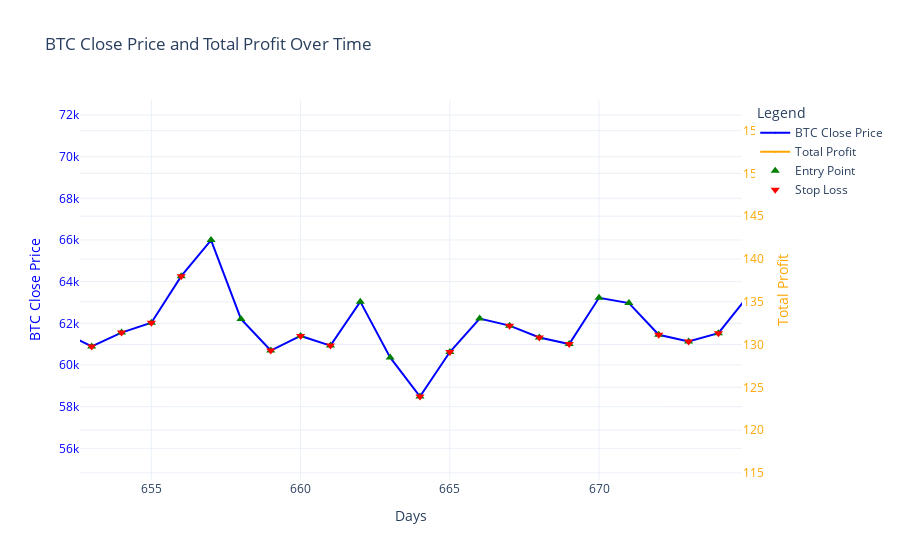

Notebook code for this chart:
### Code cell
import numpy as np
import pandas as pd
import plotly.graph_objects as go

class BTCProfitPlot:
    def __init__(self, data, btc_close):
        self.data = data
        self.btc_close = btc_close

    def plot(self):
        # Przygotowanie danych do wykresu
        days = [entry['day'] for entry in self.data]
        profits = [entry['total_profit'] for entry in self.data]

        # Wykres w Plotly
        fig = go.Figure()

        # Dodajemy ślad dla kursu BTC
        fig.add_trace(go.Scatter(
            x=days,
            y=self.btc_close[:len(days)],  # Upewniamy się, że długości są zgodne
            mode='lines+markers',
            name='BTC Close Price',
            line=dict(color='blue'),
            marker=dict(size=2),
            yaxis='y1'  # Użycie pierwszej osi Y
        ))

        # Dodajemy ślad dla total profit
        fig.add_trace(go.Scatter(
            x=days,
            y=profits,
            mode='lines+markers',
            name='Total Profit',
            line=dict(color='orange'),
            marker=dict(size=2),
            yaxis='y2'  # Użycie drugiej osi Y
        ))

        # Dodawanie punktów oznaczających momenty wejścia i SL
        entry_days = [i for i, entry in enumerate(self.data) if entry['total_btc'] > 0]
        sl_days = [i for i, entry in enumerate(self.data) if entry['sl_price'] is not None and self.btc_close[i] <= entry['sl_price']]

        # Oznaczenie momentów wejścia (zielony trójkąt)
        fig.add_trace(go.Scatter(
            x=entry_days,
            y=[self.btc_close[day] for day in entry_days],
            mode='markers',
            name='Entry Point',
            marker=dict(color='green', symbol='triangle-up', size=8),
            yaxis='y1'
        ))

        # Oznaczenie momentów SL (czerwony okrąg)
        fig.add_trace(go.Scatter(
            x=sl_days,
            y=[self.btc_close[day] for day in sl_days],
            mode='markers',
            name='Stop Loss',
            marker=dict(color='red', symbol='triangle-down', size=8),
            yaxis='y1'
        ))

        # Ustawienia wykresu
        fig.update_layout(
            title='BTC Close Price and Total Profit Over Time',
            xaxis_title='Days',
            yaxis_title='BTC Close Price',
            yaxis=dict(
                title='BTC Close Price',
                titlefont=dict(color='blue'),
                tickfont=dict(color='blue'),
                side='left'
            ),
            yaxis2=dict(
                title='Total Profit',
                titlefont=dict(color='orange'),
                tickfont=dict(color='orange'),
                overlaying='y',
                side='right'
            ),
            legend_title='Legend',
            template='plotly_white',
            hovermode='x unified'
        )

        # Wyświetlenie wykresu
        fig.show()

# Zakładamy, że btc_close jest już zdefiniowane
btc_close = df['Close'].to_numpy()

# Inicjalizacja strategii i testowanie
strategy = BTCProfitStrategy(btc_close, fee, initial_sl_percentage, trailing_stop_percentage, activation_level_percentage)
strategy.test_strategy()
total_profit, total_trades, data = strategy.get_results()

# Tworzenie i wyświetlanie wykresu
plotter = BTCProfitPlot(data, btc_close)
plotter.plot()

### Figure 1 — Plotly figure (JSON) as saved in the notebook; plotly's stock layout.template omitted (floating-point values rounded to 4 significant figures; data arrays with more than 128 entries replaced by an {"elided": "..."} marker saying what was removed)
{"data": [{"line": {"color": "blue"}, "marker": {"size": 2}, "mode": "lines+markers", "name": "BTC Close Price", "type": "scatter", "x": {"elided": "1748 int values"}, "y": {"elided": "1748 float values"}, "yaxis": "y"}, {"line": {"color": "orange"}, "marker": {"size": 2}, "mode": "lines+markers", "name": "Total Profit", "type": "scatter", "x": {"elided": "1748 int values"}, "y": {"elided": "1748 float values"}, "yaxis": "y2"}, {"marker": {"color": "green", "size": 8, "symbol": "triangle-up"}, "mode": "markers", "name": "Entry Point", "type": "scatter", "x": {"elided": "1748 int values"}, "y": {"elided": "1748 float values"}, "yaxis": "y"}, {"marker": {"color": "red", "size": 8, "symbol": "triangle-down"}, "mode": "markers", "name": "Stop Loss", "type": "scatter", "x": {"elided": "882 int values"}, "y": {"elided": "882 float values"}, "yaxis": "y"}], "layout": {"autosize": true, "hovermode": "x unified", "legend": {"title": {"text": "Legend"}}, "title": {"text": "BTC Close Price and Total Profit Over Time"}, "xaxis": {"autorange": false, "range": [652.6, 674.8], "title": {"text": "Days"}, "type": "linear"}, "yaxis": {"autorange": false, "range": [54480.0, 72720.0], "side": "left", "tickfont": {"color": "blue"}, "title": {"font": {"color": "blue"}, "text": "BTC Close Price"}, "type": "linear"}, "yaxis2": {"autorange": false, "overlaying": "y", "range": [114.2, 158.6], "side": "right", "tickfont": {"color": "orange"}, "title": {"font": {"color": "orange"}, "text": "Total Profit"}, "type": "linear"}}}
